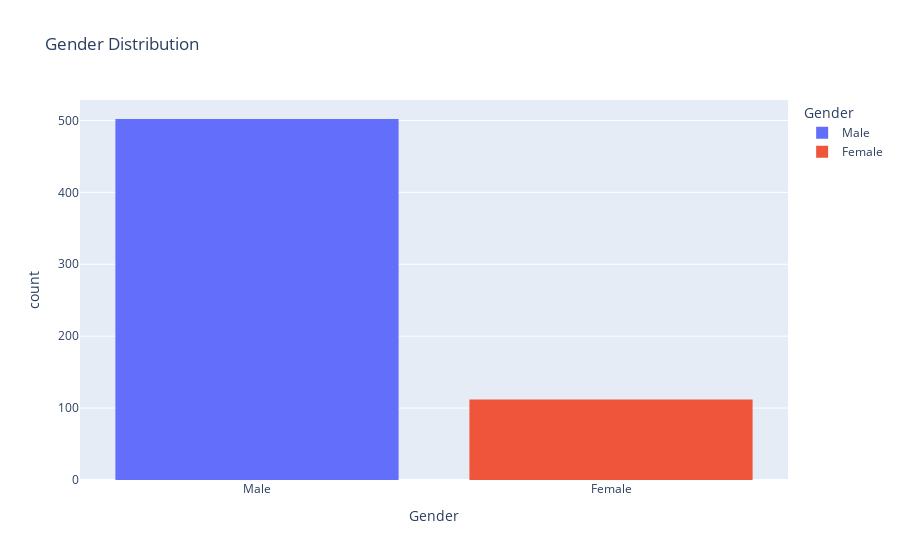

Write notebook code for a chart like this one.
### Markdown cell above
### Distribution of `Gender`

### Code cell
fig_gender_status = px.histogram(data_frame = data,
                               x = 'Gender',
                               color = 'Gender',
                               title = 'Gender Distribution')
fig_gender_status.show()

### Figure 1 — Plotly figure (JSON) as saved in the notebook; plotly's stock layout.template omitted (floating-point values rounded to 4 significant figures; data arrays with more than 128 entries replaced by an {"elided": "..."} marker saying what was removed)
{"data": [{"alignmentgroup": "True", "bingroup": "x", "hovertemplate": "Gender=%{x}<br>count=%{y}<extra></extra>", "legendgroup": "Male", "marker": {"color": "#636efa", "pattern": {"shape": ""}}, "name": "Male", "offsetgroup": "Male", "orientation": "v", "showlegend": true, "type": "histogram", "x": {"elided": "502 str values"}, "xaxis": "x", "yaxis": "y"}, {"alignmentgroup": "True", "bingroup": "x", "hovertemplate": "Gender=%{x}<br>count=%{y}<extra></extra>", "legendgroup": "Female", "marker": {"color": "#EF553B", "pattern": {"shape": ""}}, "name": "Female", "offsetgroup": "Female", "orientation": "v", "showlegend": true, "type": "histogram", "x": ["Female", "Female", "Female", "Female", "Female", "Female", "Female", "Female", "Female", "Female", "Female", "Female", "Female", "Female", "Female", "Female", "Female", "Female", "Female", "Female", "Female", "Female", "Female", "Female", "Female", "Female", "Female", "Female", "Female", "Female", "Female", "Female", "Female", "Female", "Female", "Female", "Female", "Female", "Female", "Female", "Female", "Female", "Female", "Female", "Female", "Female", "Female", "Female", "Female", "Female", "Female", "Female", "Female", "Female", "Female", "Female", "Female", "Female", "Female", "Female", "Female", "Female", "Female", "Female", "Female", "Female", "Female", "Female", "Female", "Female", "Female", "Female", "Female", "Female", "Female", "Female", "Female", "Female", "Female", "Female", "Female", "Female", "Female", "Female", "Female", "Female", "Female", "Female", "Female", "Female", "Female", "Female", "Female", "Female", "Female", "Female", "Female", "Female", "Female", "Female", "Female", "Female", "Female", "Female", "Female", "Female", "Female", "Female", "Female", "Female", "Female", "Female"], "xaxis": "x", "yaxis": "y"}], "layout": {"barmode": "relative", "legend": {"title": {"text": "Gender"}, "tracegroupgap": 0}, "title": {"text": "Gender Distribution"}, "xaxis": {"anchor": "y", "categoryarray": ["Male", "Female"], "categoryorder": "array", "domain": [0, 1], "title": {"text": "Gender"}}, "yaxis": {"anchor": "x", "domain": [0, 1], "title": {"text": "count"}}}}
